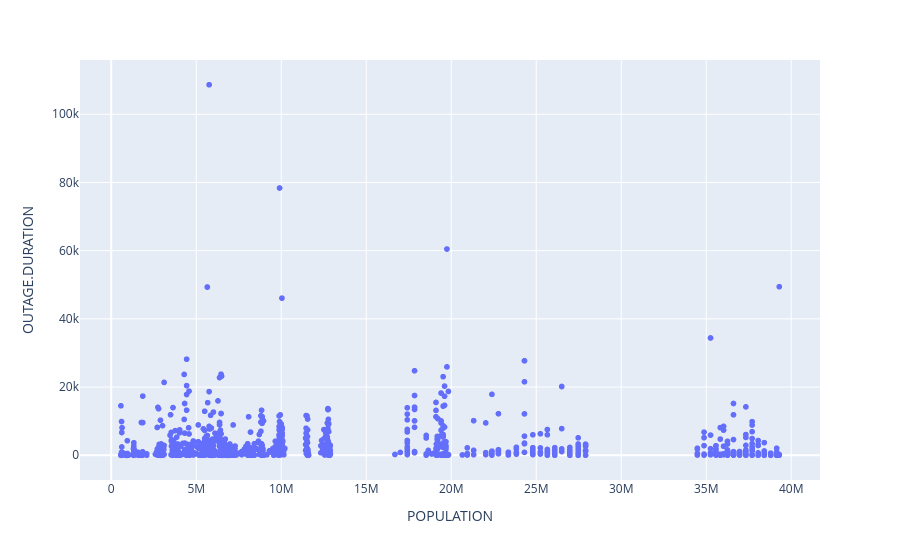

The notebook cell this image was saved under:
### Markdown cell above
### BIVARIATE ANALYSIS

### Code cell
#fig 1
px.scatter(outage, x='POPULATION', y='OUTAGE.DURATION')

### Figure 1 — Plotly figure (JSON) as saved in the notebook; plotly's stock layout.template omitted (floating-point values rounded to 4 significant figures; data arrays with more than 128 entries replaced by an {"elided": "..."} marker saying what was removed)
{"data": [{"hovertemplate": "POPULATION=%{x}<br>OUTAGE.DURATION=%{y}<extra></extra>", "legendgroup": "", "marker": {"color": "#636efa", "symbol": "circle"}, "mode": "markers", "name": "", "showlegend": false, "type": "scattergl", "x": {"elided": "1476 int values"}, "xaxis": "x", "y": {"elided": "1476 int values"}, "yaxis": "y"}], "layout": {"legend": {"tracegroupgap": 0}, "margin": {"t": 60}, "xaxis": {"anchor": "y", "domain": [0, 1], "title": {"text": "POPULATION"}}, "yaxis": {"anchor": "x", "domain": [0, 1], "title": {"text": "OUTAGE.DURATION"}}}}
